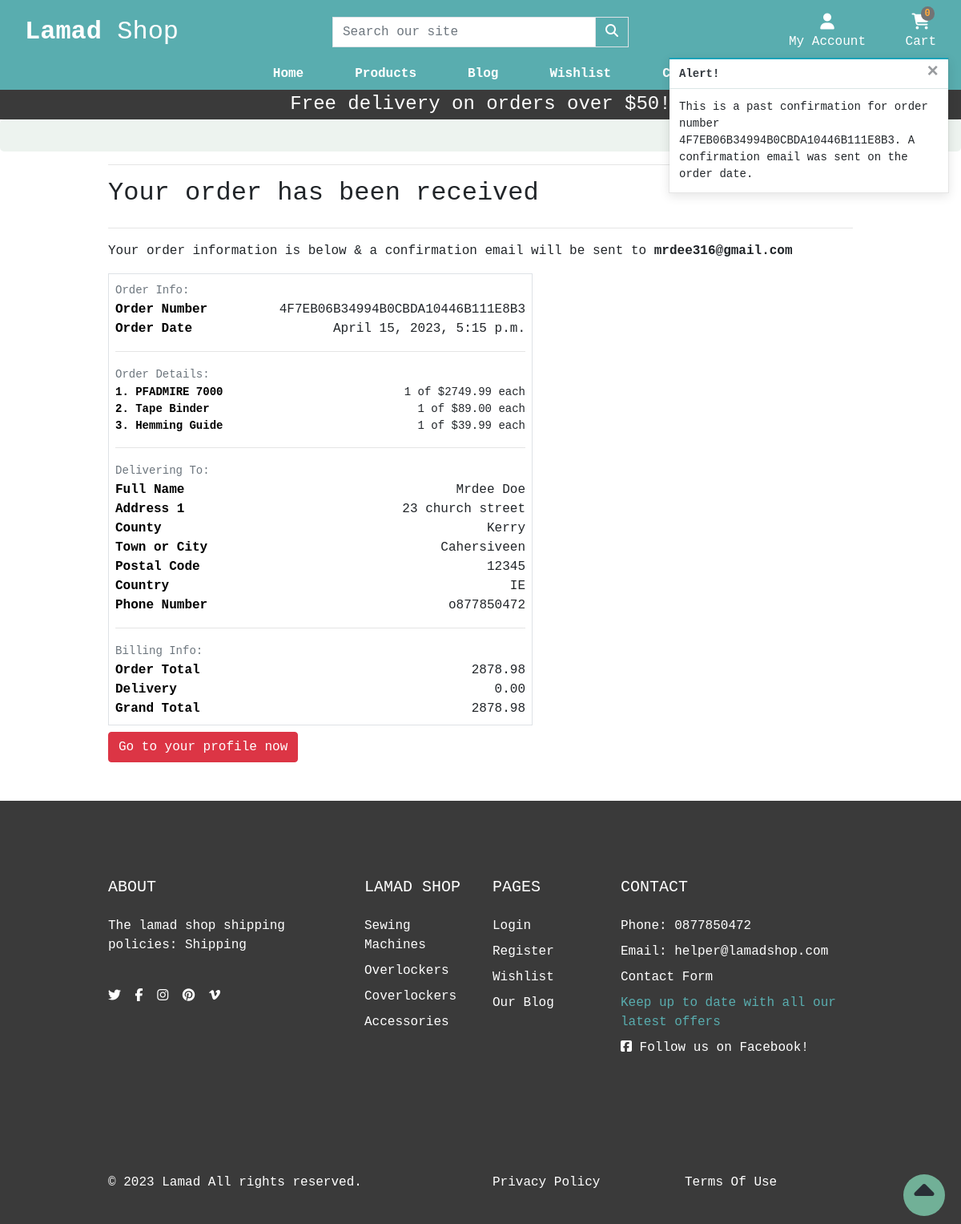
Before: /account/order_history_details/4F7EB06B34994B0CBDA10446B111E8B3 (signed in) with the older database file.
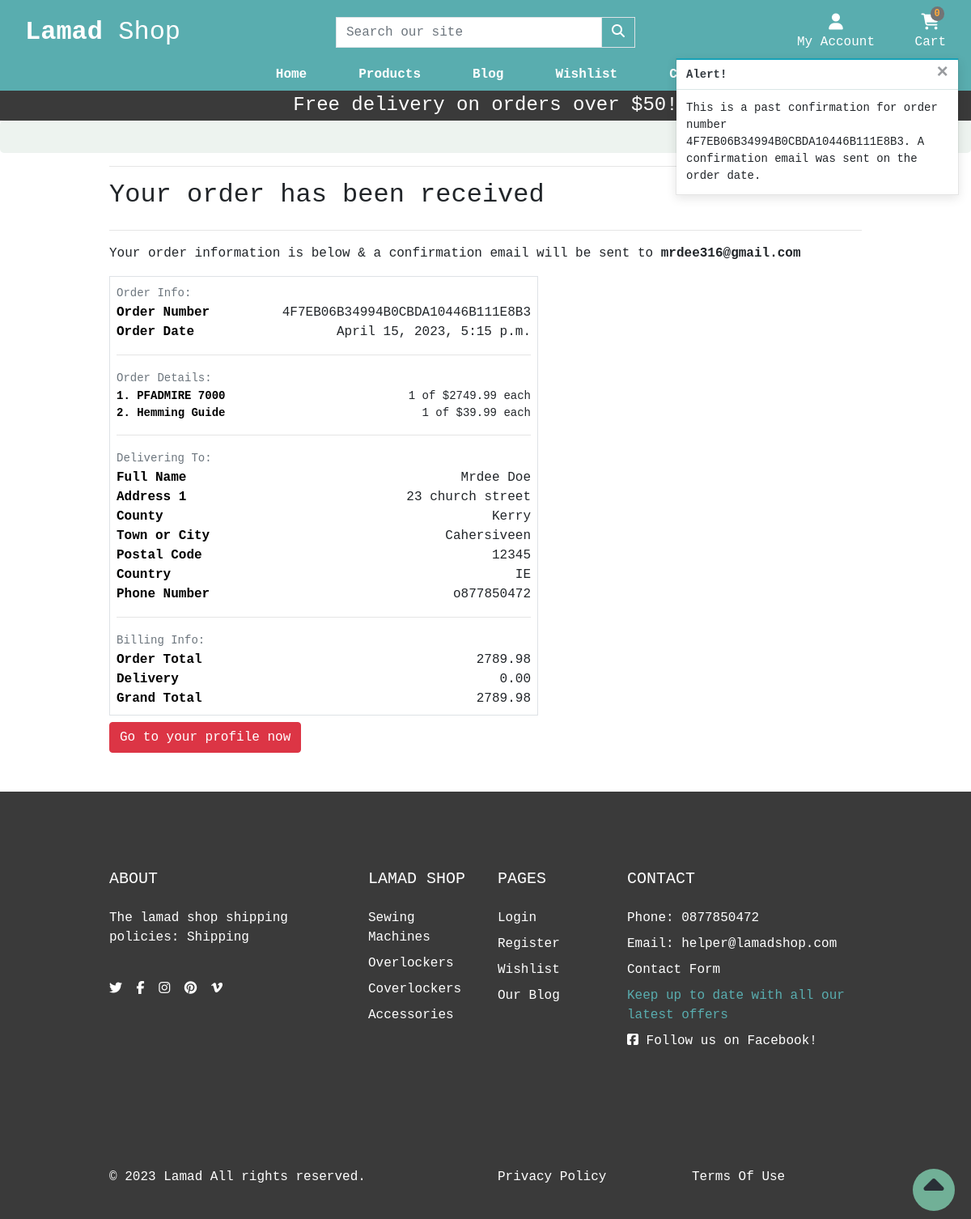
After: the same page with the newer database file.
### checkout/models.py (models this page shows, shortened)
class OrderLineItem(models.Model):
    order = models.ForeignKey(Order, null=False, blank=False,
                              on_delete=models.CASCADE,
                              related_name='lineitems')
    product = models.ForeignKey(Product, null=False, blank=False,
                                on_delete=models.CASCADE)
    quantity = models.IntegerField(null=False, blank=False, default=0)
    lineitem_total = models.DecimalField(max_digits=6, decimal_places=2,
                                         null=False, blank=False,
                                         editable=False)

class Order(models.Model):
    user = models.ForeignKey(CustomUser, on_delete=models.SET_NULL, null=True)
    order_number = models.CharField(max_length=32, null=False, editable=False)
    first_name = models.CharField(max_length=30, null=False, blank=False)
    last_name = models.CharField(max_length=70, null=False, blank=False)
    email = models.EmailField(max_length=200, null=False, blank=False)
    phone_number = models.CharField(max_length=20, null=False, blank=False)
    country = CountryField(blank_label='Country *', null=False, blank=False)
    street_address1 = models.CharField(max_length=80, null=False, blank=False)
    street_address2 = models.CharField(max_length=80, null=True, blank=True)
    town_or_city = models.CharField(max_length=50, null=False, blank=False)
    postcode = models.CharField(max_length=20, null=True, blank=True)
    county = models.CharField(max_length=80, null=True, blank=True)
    date = models.DateTimeField(auto_now_add=True)
    delivery_cost = models.DecimalField(max_digits=6,
                                        decimal_places=2,
                                        null=False, default=0)
    order_total = models.DecimalField(max_digits=10,
                                      decimal_places=2, null=False, default=0)
    grand_total = models.DecimalField(max_digits=10,
                                      decimal_places=2, null=False, default=0)
    original_cart = models.TextField(null=False, blank=False, default='')
    stripe_pid = models.CharField(max_length=254, null=False, blank=False,
                                  default='')
    is_ordered = models.BooleanField(default=False)

### shop/models.py (models this page shows, shortened)
class Product(models.Model):
    name = models.CharField(max_length=100, unique=True)
    slug = models.SlugField(max_length=150, unique=True)
    description = models.TextField(max_length=500, blank=True)
    price = models.DecimalField(max_digits=6, decimal_places=2)
    stock = models.SmallIntegerField()
    in_stock = models.BooleanField(default=True)
    has_sizes = models.BooleanField(default=False, blank=True)
    category = models.ForeignKey(Category, on_delete=models.CASCADE)
    created_at = models.DateTimeField(auto_now_add=True)
    updated_at = models.DateTimeField(auto_now=True)
    image_url = models.URLField(max_length=1024, null=True, blank=True)
    image = models.ImageField(null=True, blank=True, upload_to='products/')
    rating = models.SmallIntegerField(null=True)

class Category(models.Model):
    name = models.CharField(max_length=100)
    slug = models.SlugField(max_length=100, unique=True)
    friendly_name = models.CharField(max_length=100, null=True, blank=True)
    description = models.TextField(max_length=250, blank=True)
    class Meta:
        verbose_name = 'category'
        verbose_name_plural = 'Categories'
    def get_absolute_url(self):
        return reverse('shop:products_by_category', args=[self.slug])

### account/views.py (the view)
# urls.py: path('order_history_details/<order_number>', order_history_details,
@login_required
def order_history_details(request, order_number):
    order = get_object_or_404(Order, order_number=order_number)
    messages.info(request, (
        f'This is a past confirmation for order number {order_number}. '
        'A confirmation email was sent on the order date.'
    ))
    template = 'checkout/checkout_success.html'
    context = {
        'order': order
    }
    return render(request, template, context)

### cart/contexts.py (called while the page is built, shortened)
def cart_contents(request):
    cart_items = []
    total = 0
    product_count = 0
    cart = request.session.get('cart', {})
    if total < settings.FREE_DELIVERY_THRESHOLD:
        delivery = total * Decimal(settings.STANDARD_DELIVERY_PERCENTAGE / 100)
        free_delivery_delta = settings.FREE_DELIVERY_THRESHOLD - total
    else:
        delivery = 0
        free_delivery_delta = 0
    grand_total = delivery + total
    context = {
        'cart_items': cart_items,
        'total': total,
        'product_count': product_count,
        'delivery': delivery,
        'free_delivery_delta': free_delivery_delta,
        'free_delivery_threshold': settings.FREE_DELIVERY_THRESHOLD,
        'grand_total': grand_total,
    }
    return context

### shop/contexts.py (called while the page is built)
def nav_menu(request):
    menu = Category.objects.all()
    return dict(menu=menu)

### checkout/templates/checkout/checkout_success.html (shortened to what the changed rows need)
{% extends "base.html" %}
{% load static %}
{% block extra_css %}
    <link rel="stylesheet" href="{% static 'css/checkout.css' %}">
{% endblock %}
{% block content %}
    <div class="container">
        <div class="row">
            <div class="col">
                <h2 class="logo-font mb-4">Your order has been received</h2>
                <p>Your order information is below & a confirmation email will be sent to <strong>{{order.email}}</strong></p>
            </div>
        </div>
        <div class="row mb-5">
            <div class="col-12 col-lg-7">
                <div class="order-confirmation-wrapper p-2 border">
                    <div class="row">
                        <div class="col-12 col-md-8 text-md-right">
                            <p class="mb-0">{{ order.order_number }}</p>
                        </div>
                    </div>
                    <div class="row">
                        <div class="col-12 col-md-8 text-md-right">
                            <p class="mb-0">{{ order.date }}</p>
                        </div>
                    </div>
                    {% for item in order.lineitems.all %}
                    <div class="row">
                        <div class="col-12 col-md-4">
                            <p class="small mb-0 text-black font-weight-bold">
                                {{ forloop.counter }}. {{ item.product.name }}{% if item.product_size %} - Size {{ item.product.size|upper }}{% endif %}
                            </p>
                        </div>
                        <div class="col-12 col-md-8 text-md-right">
                            <p class="small mb-0">{{ item.quantity }} of ${{ item.product.price }} each</p>
                        </div>
                    </div>
                    {% endfor %}
                    <div class="row">
                        <div class="col-12 col-md-8 text-md-right">
                            <p class="mb-0">{{ order.first_name }} {{order.last_name}}</p>
                        </div>
                    </div>
                    <div class="row">
                        <div class="col-12 col-md-8 text-md-right">
                            <p class="mb-0">{{ order.street_address1 }}</p>
                        </div>
                    </div>
                    {% if order.county %}
                    <div class="row">
                        <div class="col-12 col-md-4">
                            <p class="mb-0 text-black font-weight-bold">County</p>
                        </div>
                        <div class="col-12 col-md-8 text-md-right">
                            <p class="mb-0">{{ order.county }}</p>
                        </div>
                    </div>
                    {% endif %}
                    <div class="row">
                        <div class="col-12 col-md-8 text-md-right">
                            <p class="mb-0">{{ order.town_or_city }}</p>
                        </div>
                    </div>
                    {% if order.postcode %}
                    <div class="row">
                        <div class="col-12 col-md-4">
                            <p class="mb-0 text-black font-weight-bold">Postal Code</p>
                        </div>
                        <div class="col-12 col-md-8 text-md-right">
                            <p class="mb-0">{{ order.postcode }}</p>
                        </div>
                    </div>
                    {% endif %}
                    <div class="row">
                        <div class="col-12 col-md-8 text-md-right">
                            <p class="mb-0">{{ order.country }}</p>
                        </div>
                    </div>
                    <div class="row">
                        <div class="col-12 col-md-8 text-md-right">
                            <p class="mb-0">{{ order.phone_number }}</p>
                        </div>
                    </div>
                    <div class="row">
                        <div class="col-12 col-md-8 text-md-right">
                            <p class="mb-0">{{ order.order_total }}</p>
                        </div>
                    </div>
                    <div class="row">
                        <div class="col-12 col-md-8 text-md-right">
                            <p class="mb-0">{{ order.delivery_cost }}</p>
                        </div>
                    </div>
                    <div class="row">
                        <div class="col-12 col-md-8 text-md-right">
                            <p class="mb-0">{{ order.grand_total }}</p>
                        </div>
                    </div>
                </div>
            </div>
        </div>
    </div>
{% endblock %}

### templates/base.html (shortened to what the changed rows need)
{% load static %}
<!doctype html>
<html lang="en">
  <head>
    {% block corecss %}
    <link rel="stylesheet" href="https://cdn.jsdelivr.net/npm/bootstrap@4.6.2/dist/css/bootstrap.min.css">
    <link rel="stylesheet" href="https://cdn.jsdelivr.net/npm/bootstrap-icons@1.10.3/font/bootstrap-icons.css">
    <link href="{% static 'css/base.css' %}" rel="stylesheet">
    {% endblock %}
    {% block extra_css %}{% endblock %}
  </head>
  <body>
    <header class="container-fluid">
        <div id="topnav" class="row nav-bg-color pt-lg-2 d-none d-lg-flex">
            <div class="col-12 col-lg-4 my-auto py-1 py-lg-0 text-center text-lg-left">
                <a href="{% url 'home:home' %}" class="nav-link main-logo-link">
                  <h2 class="logo-font text-white my-0"><strong>Lamad</strong> Shop</h2>
                </a>
            </div>
        </div>
    </header>
    {% if messages %}
    <div class="message-container">
        {% for message in messages %}
            {% with message.level as level %}
                {% if level == 40 %}
                    {% include 'includes/toasts/toast_error.html' %}
                    {% elif level == 30 %}
                    {% include 'includes/toasts/toast_warning.html' %}
                    {% elif level == 25 %}
                        {% include 'includes/toasts/toast_success.html' %}
                {% else %}
                    {% include 'includes/toasts/toast_info.html' %}
                {% endif %}
            {% endwith %}
        {% endfor %}
    </div>
    {% endif %}
    {% block content %}
    {% endblock %}
     <footer class="footer" style="background: #3a3a3a">
        <div class="py-5">
          <div class="container py-5">
            <div class="row gx-5 gy-4">
              <div class="col-lg-2 col-md-6">
                <ul class="list-unstyled text-sm fw-normal mb-0">
                  {% for category in menu %}
                  <li class="mb-1 pb-1"><a href="{{ category.get_absolute_url }}" class="reset-anchor">{{category.name}}</a></li>
                  {% endfor %}
                </ul>
              </div>
            </div>
          </div>
        </div>
      </footer>
  </body>
</html>

Changed rows visible on the page:
removed OrderLineItem: product.name "Tape Binder", quantity "1", product.price "89.00"
changed Order "mrdee316@gmail.com": order_total "2878.98" → "2789.98"; grand_total "2878.98" → "2789.98"
